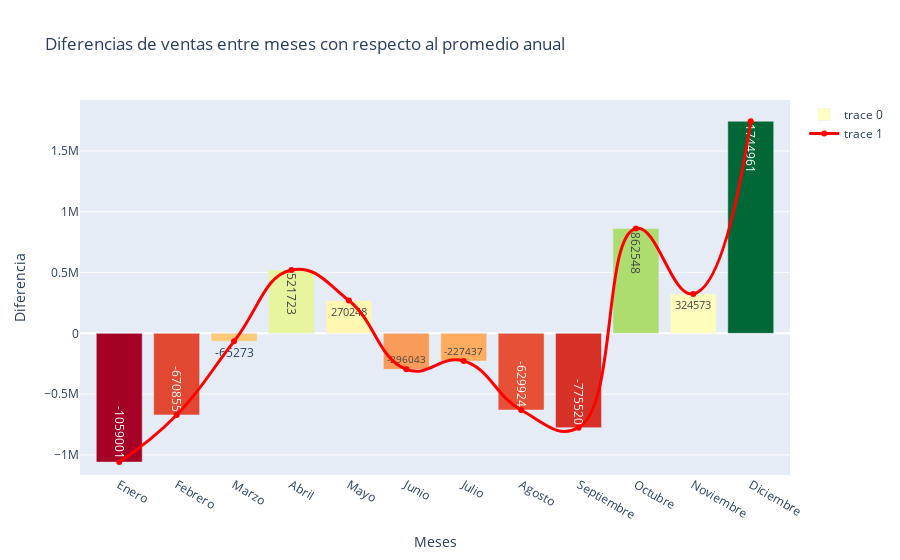

The code cell stored with this chart in its notebook:
### Code cell
fig = go.Figure()

# Grafico de barras
fig.add_trace(go.Bar(
        x= meses,
        y=  diferencia_venta_promedio,
        
        marker = dict(color= totales_ventas, colorscale = 'RdYlGn'),
        text = diferencia_venta_promedio,
        textposition = 'auto'
))

# Linea 
fig.add_trace(go.Scatter(
        x = meses,
        y = diferencia_venta_promedio,
        
        #suaviza la linea roja
        line = dict(color= 'Red',shape='spline',smoothing=1.3,width=3),
        
))


# Configuro titulos y ejes del grafico

fig.update_layout(
    title = 'Diferencias de ventas entre meses con respecto al promedio anual',
    xaxis = dict(title='Meses'),
    yaxis = dict(title='Diferencia', side='left'),
    # esto es el titulo a la derecha
    yaxis2 = dict( overlaying = 'y'),
    
    # rango del eje y con un 10% mas del min y max valor
    yaxis_range = [min(diferencia_venta_promedio)*1.1, max(diferencia_venta_promedio) * 1.1],
    yaxis2_range = [min(diferencia_venta_promedio)*1.1, max(diferencia_venta_promedio) * 1.1],
    
)
# Muestro el grafico
fig.show()

### Figure 1 — Plotly figure (JSON) as saved in the notebook; plotly's stock layout.template omitted (floating-point values rounded to 4 significant figures)
{"data": [{"marker": {"color": [1815335, 2203481, 2809063, 3396059, 3144584, 2578293, 2646899, 2244412, 2098816, 3736884, 3198909, 4619297], "colorscale": [[0, "rgb(165,0,38)"], [0.1, "rgb(215,48,39)"], [0.2, "rgb(244,109,67)"], [0.3, "rgb(253,174,97)"], [0.4, "rgb(254,224,139)"], [0.5, "rgb(255,255,191)"], [0.6, "rgb(217,239,139)"], [0.7, "rgb(166,217,106)"], [0.8, "rgb(102,189,99)"], [0.9, "rgb(26,152,80)"], [1, "rgb(0,104,55)"]]}, "text": ["-1059001", "-670855", "-65273", "521723", "270248", "-296043", "-227437", "-629924", "-775520", "862548", "324573", "1744961"], "textposition": "auto", "type": "bar", "x": ["Enero", "Febrero", "Marzo", "Abril", "Mayo", "Junio", "Julio", "Agosto", "Septiembre", "Octubre", "Noviembre", "Diciembre"], "y": [-1059001, -670855, -65273, 521723, 270248, -296043, -227437, -629924, -775520, 862548, 324573, 1744961]}, {"line": {"color": "Red", "shape": "spline", "smoothing": 1.3, "width": 3}, "type": "scatter", "x": ["Enero", "Febrero", "Marzo", "Abril", "Mayo", "Junio", "Julio", "Agosto", "Septiembre", "Octubre", "Noviembre", "Diciembre"], "y": [-1059001, -670855, -65273, 521723, 270248, -296043, -227437, -629924, -775520, 862548, 324573, 1744961]}], "layout": {"title": {"text": "Diferencias de ventas entre meses con respecto al promedio anual"}, "xaxis": {"title": {"text": "Meses"}}, "yaxis": {"range": [-1165000.0, 1919000.0], "side": "left", "title": {"text": "Diferencia"}}, "yaxis2": {"overlaying": "y", "range": [-1165000.0, 1919000.0]}}}
